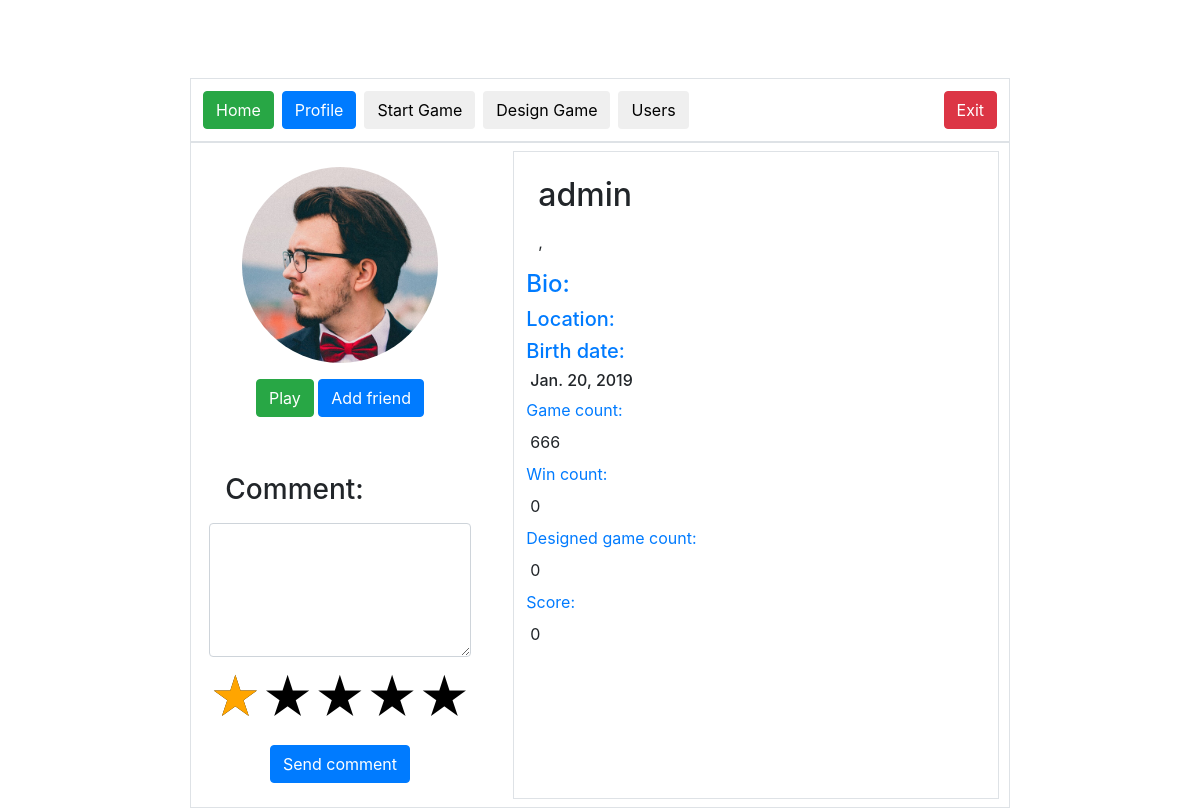
/profile/ (signed in), run on the app's committed database.
### game_backend/models.py (models this page shows)
class Profile(models.Model):
    user = models.OneToOneField(User, on_delete=models.CASCADE)
    bio = models.TextField(max_length=500, blank=True)
    location = models.CharField(max_length=30, blank=True)
    birth_date = models.DateField(null=True, blank=True)
    game_count = models.IntegerField(default=0, blank=False, null=False)
    win_count = models.IntegerField(default=0, blank=False, null=False)
    designed_game_count = models.IntegerField(default=0, blank=False, null=False)
    score = models.IntegerField(default=0, blank=False, null=False)
    is_online = models.BooleanField(default=False)
    avatar = models.ImageField(upload_to='static/img/list-icons',
                               blank=True,
                               null=True,
                               verbose_name="avatar")
    date_added = models.DateField()

### game_backend/views.py (the view)
# urls.py: path('profile/', get_profile),
def get_profile(request, id=None):
    template = loader.get_template('profile.html')
    if id:
        profile = Profile.objects.get(id=id)
    else:
        user = User.objects.get(id=request.user.id)
        profile = Profile.objects.get(user=user)
    context = {'profile' : profile}
    return HttpResponse(template.render(context, request))

### templates/profile.html (shortened to what this page needs)
{% extends 'base.html' %}
{% block tabs %}
    <a href="/">
        <button type="button" class="btn btn-success float-left m-1">Home</button>
    </a>
    <a href="#">
        <button type="button" class="btn btn-primary float-left m-1">Profile</button>
    </a>
    <a href="/all-games/">
        <button type="button" class="btn float-left m-1">Start Game</button>
    </a>
    <a href="/design-game/">
        <button type="button" class="btn float-left m-1">Design Game</button>
    </a>
    <a href="/all-users/">
        <button type="button" class="btn float-left m-1">Users</button>
    </a>
{% endblock %}
{% block page_content %}
    <div class="row">
        <div class="col-md-8 mx-auto text-center border p-2">
            <div class="row">
                <div class="col-md-4 mx-auto text-center  p-2">
                    <img class="img-fluid rounded-circle w-75 m-2 mx-auto" src={{ profile.avatar.url }}>
                    <a href="#" class="btn btn-success mx-auto m-2">Play</a>
                    <button id="add_friend" href="#" class="btn btn-primary mx-auto m-2">Add friend</button>
                    <div class="form-group">
                        <p class="m-3 mt-5 h3 text-left ">Comment:</p>
                        <textarea class="form-control" rows="5" id="comment"></textarea>
                    </div>
                    <div class="float-left">
                        <form class="rating">
                            <label>
                                <span class="icon">★</span>
                            </label>
                            <label>
                                <span class="icon">★</span>
                                <span class="icon">★</span>
                            </label>
                            <label>
                                <span class="icon">★</span>
                                <span class="icon">★</span>
                                <span class="icon">★</span>
                            </label>
                            <label>
                                <span class="icon">★</span>
                                <span class="icon">★</span>
                                <span class="icon">★</span>
                                <span class="icon">★</span>
                            </label>
                            <label>
                                <span class="icon">★</span>
                                <span class="icon">★</span>
                                <span class="icon">★</span>
                                <span class="icon">★</span>
                                <span class="icon">★</span>
                            </label>
                        </form>
                    </div>
                    <button id="user_review" href="#" class="btn btn-primary mx-auto m-2">Send comment</button>
                </div>
                <div class="col-md-7 mx-auto text-center border p-2">
                    <p class="m-3 h2 text-left" id="username_box">{{ profile.user.username }} </p>
                    <p class="m-3 text-left ">{{ profile.user.first_name }},{{ profile.user.last_name }} </p>
                    <p class="m-1 h4 text-primary text-left">Bio:</p>
                    <p class="m-1 h5 text-primary text-left">Location:</p>
                    <p class="m-1 h5 text-primary text-left">Birth date:</p>
                    <p class="m-2 h6 text-left">{{ profile.birth_date }} </p>
                    <p class="m-1 text-primary text-left">Game count:</p>
                    <p class="m-2 text-left">{{ profile.game_count }} </p>
                    <p class="m-1 text-primary text-left">Win count:</p>
                    <p class="m-2 text-left">{{ profile.win_count }} </p>
                    <p class="m-1 text-primary text-left">Designed game count:</p>
                    <p class="m-2 text-left">{{ profile.designed_game_count }} </p>
                    <p class="m-1 text-primary text-left">Score:</p>
                    <p class="m-2 text-left">{{ profile.score }} </p>
                </div>
            </div>
        </div>
    </div>
{% endblock %}

### game_backend/static/game.css (style rules this page uses)
body { padding-top: 70px; }
.rating { display: inline-block; position: relative; height: 50px; line-height: 50px; font-size: 50px; }
.rating label { position: absolute; top: 0; left: 0; height: 100%; cursor: pointer; }
.rating label:last-child { position: static; }
.rating label:nth-child(1) { z-index: 5; }
.rating label:nth-child(2) { z-index: 4; }
.rating label:nth-child(3) { z-index: 3; }
.rating label:nth-child(4) { z-index: 2; }
.rating label:nth-child(5) { z-index: 1; }
.rating label .icon { float: left; color: transparent; }
.rating label:last-child .icon { color: #000; }

### data on the page
Profile: avatar (picture), user.username "admin", birth_date "Jan. 20, 2019", game_count "666", win_count "0", designed_game_count "0", score "0"
